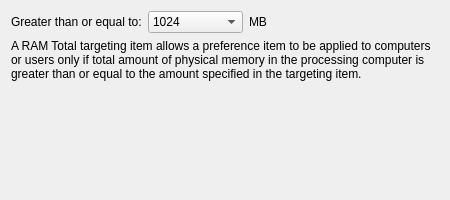
<?xml version="1.0" encoding="UTF-8"?>
<ui version="4.0">
 <class>RamWidget</class>
 <widget class="QWidget" name="RamWidget">
  <property name="geometry">
   <rect>
    <x>0</x>
    <y>0</y>
    <width>450</width>
    <height>200</height>
   </rect>
  </property>
  <property name="sizePolicy">
   <sizepolicy hsizetype="Maximum" vsizetype="Preferred">
    <horstretch>0</horstretch>
    <verstretch>0</verstretch>
   </sizepolicy>
  </property>
  <property name="minimumSize">
   <size>
    <width>450</width>
    <height>200</height>
   </size>
  </property>
  <property name="windowTitle">
   <string/>
  </property>
  <layout class="QGridLayout" name="gridLayout">
   <item row="0" column="0">
    <widget class="QLabel" name="greaterLabel">
     <property name="sizePolicy">
      <sizepolicy hsizetype="Maximum" vsizetype="Preferred">
       <horstretch>0</horstretch>
       <verstretch>0</verstretch>
      </sizepolicy>
     </property>
     <property name="text">
      <string>Greater than or equal to:</string>
     </property>
     <property name="buddy">
      <cstring>mbComboBox</cstring>
     </property>
    </widget>
   </item>
   <item row="0" column="1">
    <widget class="QComboBox" name="mbComboBox">
     <property name="sizePolicy">
      <sizepolicy hsizetype="Fixed" vsizetype="Fixed">
       <horstretch>0</horstretch>
       <verstretch>0</verstretch>
      </sizepolicy>
     </property>
     <property name="minimumSize">
      <size>
       <width>95</width>
       <height>0</height>
      </size>
     </property>
     <property name="currentIndex">
      <number>2</number>
     </property>
     <item>
      <property name="text">
       <string>256</string>
      </property>
     </item>
     <item>
      <property name="text">
       <string>512</string>
      </property>
     </item>
     <item>
      <property name="text">
       <string>1024</string>
      </property>
     </item>
     <item>
      <property name="text">
       <string>2048</string>
      </property>
     </item>
     <item>
      <property name="text">
       <string>4096</string>
      </property>
     </item>
     <item>
      <property name="text">
       <string>6144</string>
      </property>
     </item>
     <item>
      <property name="text">
       <string>8192</string>
      </property>
     </item>
     <item>
      <property name="text">
       <string>12288</string>
      </property>
     </item>
     <item>
      <property name="text">
       <string>16384</string>
      </property>
     </item>
     <item>
      <property name="text">
       <string>32768</string>
      </property>
     </item>
     <item>
      <property name="text">
       <string>65536</string>
      </property>
     </item>
    </widget>
   </item>
   <item row="0" column="2">
    <widget class="QLabel" name="mbLabel">
     <property name="text">
      <string>MB</string>
     </property>
    </widget>
   </item>
   <item row="1" column="0" colspan="3">
    <widget class="QLabel" name="label">
     <property name="text">
      <string>A RAM Total targeting item allows a preference item to be applied to computers or users only if total amount of physical memory in the processing computer is greater than or equal to the amount specified in the targeting item.</string>
     </property>
     <property name="wordWrap">
      <bool>true</bool>
     </property>
    </widget>
   </item>
   <item row="2" column="0" colspan="3">
    <spacer name="verticalSpacer">
     <property name="orientation">
      <enum>Qt::Vertical</enum>
     </property>
     <property name="sizeHint" stdset="0">
      <size>
       <width>558</width>
       <height>137</height>
      </size>
     </property>
    </spacer>
   </item>
  </layout>
 </widget>
 <resources/>
 <connections/>
</ui>
